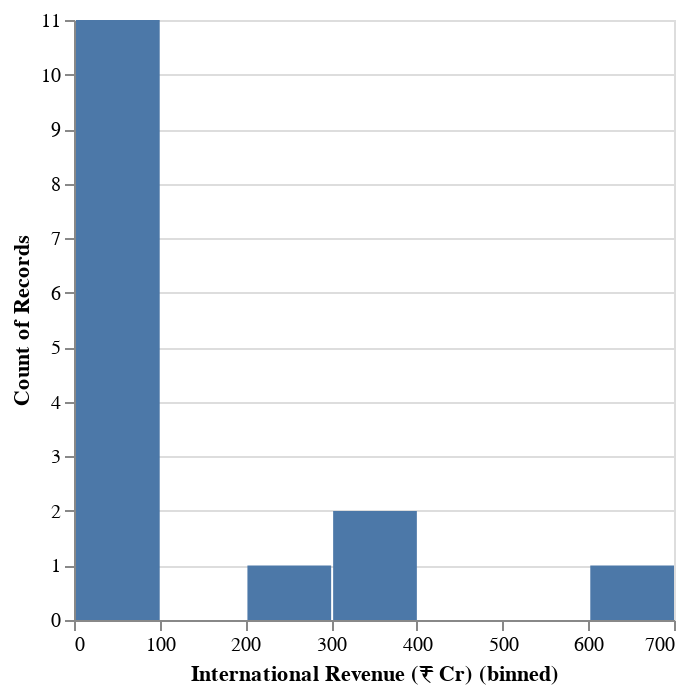

This figure's notebook cell:
### Code cell
alt.Chart(mov).mark_bar().encode(
    x=alt.X('International Revenue (₹ Cr)', bin=True),
    y='count()'
)

### Figure 1 — Vega-Lite specification as saved in the notebook (floating-point values rounded to 4 significant figures)
{"config": {"view": {"continuousWidth": 300, "continuousHeight": 300}}, "data": {"name": "data-b1bba0916af879e99c4082e1b2ddb9a2"}, "mark": {"type": "bar"}, "encoding": {"x": {"bin": true, "field": "International Revenue (₹ Cr)", "type": "quantitative"}, "y": {"aggregate": "count", "type": "quantitative"}}, "$schema": "https://vega.github.io/schema/vega-lite/v5.20.1.json", "datasets": {"data-b1bba0916af879e99c4082e1b2ddb9a2": [{"Rank": 1, "Movie Title": "Pushpa 2: The Rule", "Language": "Telugu", "Domestic Revenue (₹ Cr)": "1,200", "International Revenue (₹ Cr)": 624, "Total Revenue (₹ Cr)": "1,824", "Genre": "Action, Thriller", "Director": "Sukumar", "Release Date": "15-Aug-24", "Budget (₹ Cr)": 400, "Main Cast": "Allu Arjun, Rashmika Mandanna", "Runtime": "170 min", "Music Composer": "Devi Sri Prasad"}, {"Rank": 2, "Movie Title": "Kalki 2898 AD", "Language": "Telugu", "Domestic Revenue (₹ Cr)": "680", "International Revenue (₹ Cr)": 362, "Total Revenue (₹ Cr)": "1,042–1,200", "Genre": "Sci-Fi, Fantasy", "Director": "Nag Ashwin", "Release Date": "12-Jan-24", "Budget (₹ Cr)": 600, "Main Cast": "Prabhas, Deepika Padukone, Amitabh Bachchan", "Runtime": "180 min", "Music Composer": "M. M. Keeravani"}, {"Rank": 3, "Movie Title": "Stree 2", "Language": "Hindi", "Domestic Revenue (₹ Cr)": "550", "International Revenue (₹ Cr)": 324, "Total Revenue (₹ Cr)": "874.58", "Genre": "Horror, Comedy", "Director": "Amar Kaushik", "Release Date": "31-Oct-24", "Budget (₹ Cr)": 80, "Main Cast": "Rajkummar Rao, Shraddha Kapoor", "Runtime": "145 min", "Music Composer": "Sachin-Jigar"}, {"Rank": 4, "Movie Title": "The Greatest of All Time", "Language": "Tamil", "Domestic Revenue (₹ Cr)": "240", "International Revenue (₹ Cr)": 200, "Total Revenue (₹ Cr)": "440–457.12", "Genre": "Drama, Biography", "Director": "Sudha Kongara", "Release Date": "17-Nov-24", "Budget (₹ Cr)": 100, "Main Cast": "Vijay Sethupathi, Keerthy Suresh", "Runtime": "160 min", "Music Composer": "A.R. Rahman"}, {"Rank": 5, "Movie Title": "Devara: Part 1", "Language": "Telugu", "Domestic Revenue (₹ Cr)": "315", "International Revenue (₹ Cr)": 88, "Total Revenue (₹ Cr)": "403.83–521", "Genre": "Action, Drama", "Director": "Koratala Siva", "Release Date": "25-Dec-24", "Budget (₹ Cr)": 250, "Main Cast": "Jr NTR, Saif Ali Khan", "Runtime": "165 min", "Music Composer": "Anirudh Ravichander"}, {"Rank": 6, "Movie Title": "Bhool Bhulaiyaa 3", "Language": "Hindi", "Domestic Revenue (₹ Cr)": "358", "International Revenue (₹ Cr)": 65, "Total Revenue (₹ Cr)": "423.85", "Genre": "Horror, Comedy", "Director": "Anees Bazmee", "Release Date": "14-Mar-24", "Budget (₹ Cr)": 150, "Main Cast": "Kartik Aaryan, Kiara Advani", "Runtime": "155 min", "Music Composer": "Pritam"}, {"Rank": 7, "Movie Title": "Singham Again", "Language": "Hindi", "Domestic Revenue (₹ Cr)": "310", "International Revenue (₹ Cr)": 79, "Total Revenue (₹ Cr)": "389.64", "Genre": "Action, Crime", "Director": "Rohit Shetty", "Release Date": "15-Aug-24", "Budget (₹ Cr)": 200, "Main Cast": "Ajay Devgn, Kareena Kapoor", "Runtime": "145 min", "Music Composer": "Devi Sri Prasad"}, {"Rank": 8, "Movie Title": "Fighter", "Language": "Hindi", "Domestic Revenue (₹ Cr)": "270", "International Revenue (₹ Cr)": 74, "Total Revenue (₹ Cr)": "344.46", "Genre": "Action, Drama", "Director": "Siddharth Anand", "Release Date": "26-Jan-24", "Budget (₹ Cr)": 250, "Main Cast": "Hrithik Roshan, Deepika Padukone", "Runtime": "160 min", "Music Composer": "Lijo George, DJ Chetas"}, {"Rank": 9, "Movie Title": "Shaitaan", "Language": "Hindi", "Domestic Revenue (₹ Cr)": "160", "International Revenue (₹ Cr)": 51, "Total Revenue (₹ Cr)": "211.06", "Genre": "Thriller", "Director": "Bejoy Nambiar", "Release Date": "08-Nov-24", "Budget (₹ Cr)": 60, "Main Cast": "Farhan Akhtar, Kriti Kharbanda", "Runtime": "135 min", "Music Composer": "Shankar Ehsaan Loy"}, {"Rank": 10, "Movie Title": "Crew", "Language": "Hindi", "Domestic Revenue (₹ Cr)": "123", "International Revenue (₹ Cr)": 34, "Total Revenue (₹ Cr)": "157.08", "Genre": "Comedy, Drama", "Director": "Rajesh Krishnan", "Release Date": "05-Apr-24", "Budget (₹ Cr)": 50, "Main Cast": "Karisma Kapoor, Anil Kapoor", "Runtime": "140 min", "Music Composer": "Vishal-Shekhar"}, {"Rank": 11, "Movie Title": "Teri Baaton Mein Aisa Uljha Jiya", "Language": "Hindi", "Domestic Revenue (₹ Cr)": "120", "International Revenue (₹ Cr)": 13, "Total Revenue (₹ Cr)": "133.64", "Genre": "Romantic, Drama", "Director": "Laxman Utekar", "Release Date": "20-Sep-24", "Budget (₹ Cr)": 40, "Main Cast": "Vicky Kaushal, Katrina Kaif", "Runtime": "150 min", "Music Composer": "A.R. Rahman"}, {"Rank": 12, "Movie Title": "Munjya", "Language": "Hindi", "Domestic Revenue (₹ Cr)": "115", "International Revenue (₹ Cr)": 17, "Total Revenue (₹ Cr)": "132.13", "Genre": "Drama", "Director": "Nitesh Tiwari", "Release Date": "22-Nov-24", "Budget (₹ Cr)": 50, "Main Cast": "Pankaj Tripathi, Shubham Pandey", "Runtime": "130 min", "Music Composer": "Amit Trivedi"}, {"Rank": 13, "Movie Title": "Bad Newz", "Language": "Hindi", "Domestic Revenue (₹ Cr)": "92", "International Revenue (₹ Cr)": 23, "Total Revenue (₹ Cr)": "115.74", "Genre": "Thriller", "Director": "Vikramaditya Motwane", "Release Date": "12-Jul-24", "Budget (₹ Cr)": 70, "Main Cast": "Ayushmann Khurrana, Tabu", "Runtime": "160 min", "Music Composer": "Ankit Tiwari"}, {"Rank": 14, "Movie Title": "Article 370", "Language": "Hindi", "Domestic Revenue (₹ Cr)": "85", "International Revenue (₹ Cr)": 25, "Total Revenue (₹ Cr)": "110.57", "Genre": "Drama, Politics", "Director": "Anubhav Sinha", "Release Date": "26-Jan-24", "Budget (₹ Cr)": 90, "Main Cast": "Manoj Bajpayee, Richa Chadha", "Runtime": "155 min", "Music Composer": "Amit Trivedi"}, {"Rank": 15, "Movie Title": "Vettaiyan", "Language": "Tamil", "Domestic Revenue (₹ Cr)": "123", "International Revenue (₹ Cr)": 20, "Total Revenue (₹ Cr)": "143.243", "Genre": "Action, Drama", "Director": "Lokesh Kanagaraj", "Release Date": "18-Oct-24", "Budget (₹ Cr)": 150, "Main Cast": "Vijay, Samantha Ruth Prabhu", "Runtime": "165 min", "Music Composer": "Anirudh Ravichander"}]}}
